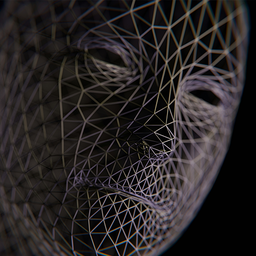
#> input picture images/face.png, 256 x 256 px, shrunk from 512 x 512 before the run
$ python average.py
#> lines starting #> are read from the running program, lines starting #| are printed output that depends on the picture
### inc/image_classes.py
#!/usr/bin/env python

# Gemini chat.
# https://gemini.google.com/app/cfb5981279bb0192

import cv2
import numpy as np

EPSILON = 1e-6

class Pixel:
    """
    A simple wrapper class for a pixel's data, providing intuitive
    attribute-based access to its color channels (r, g, b).

    This class is designed to make the code inside the main loop
    more readable and closer to the user's intent.
    """

    def __init__(self, *args):
        """
        Initializes the Pixel object. It can be initialized with a NumPy array
        or with individual r, g, b, (a) values.

        Args:
            *args: Either a NumPy array representing a pixel, or a sequence
                   of numeric values for the color channels (e.g., r, g, b).
        """
        if len(args) == 1 and isinstance(args[0], np.ndarray):
            self._data = args[0]
        elif len(args) >= 3 and all(isinstance(val, (int, float)) for val in args):
            # Assumes BGR format for OpenCV compatibility
            if len(args) == 3:
                self._data = np.array([args[2], args[1], args[0]], dtype=np.float32)
            elif len(args) == 4:
                self._data = np.array([args[2], args[1], args[0], args[3]], dtype=np.float32)
            else:
                raise ValueError("Pixel can be initialized with 3 or 4 channel values.")
        else:
            raise TypeError("Pixel must be initialized with a NumPy array or 3/4 numeric values.")

    @property
    def r(self):
        """Red channel value (0.0-1.0)."""
        return self._data[2]  # OpenCV loads as BGR by default

    @r.setter
    def r(self, value):
        """Sets the Red channel value."""
        self._data[2] = value

    @property
    def g(self):
        """Green channel value (0.0-1.0)."""
        return self._data[1]

    @g.setter
    def g(self, value):
        """Sets the Green channel value."""
        self._data[1] = value

    @property
    def b(self):
        """Blue channel value (0.0-1.0)."""
        return self._data[0]

    @b.setter
    def b(self, value):
        """Sets the Blue channel value."""
        self._data[0] = value

    # Add an 'a' property if the image has an alpha channel
    @property
    def a(self):
        """Alpha channel value (0.0-1.0). Returns None if no alpha channel."""
        if len(self._data) > 3:
            return self._data[3]
        return None

    @a.setter
    def a(self, value):
        """Sets the Alpha channel value."""
        if len(self._data) > 3:
            self._data[3] = value
        else:
            print("Warning: Image does not have an alpha channel to set.")

    # --- New Methods for Operator Overloading ---

    # [49 lines left out: functions __add__, __iadd__, __sub__, __isub__, __mul__, __imul__ and 3 more, not called in this run]

    def __repr__(self):
        """String representation for printing."""
        return f"Pixel(r={self.r:.2f}, g={self.g:.2f}, b={self.b:.2f})"

    def premultiply(self):
        self.r *= self.a
        self.g *= self.a
        self.b *= self.a

    # [9 lines left out: function unpremultiply, not called in this run]


class Image:
    """
    A custom class to abstract image loading, pixel data, and display.
    This simplifies the demonstration of image manipulation concepts.
    """

    def __init__(self, path_to_image):
        """
        Loads an image from a given path and normalizes pixel values
        to a 0.0-1.0 range.

        Args:
            path_to_image (str): The file path to the image.
        """
        self.path = path_to_image
        self.original_image = cv2.imread(path_to_image, cv2.IMREAD_UNCHANGED)

        if self.original_image is None:
            raise FileNotFoundError(f"Error: Could not find or load image at '{path_to_image}'.")

        # Store the original dimensions to reshape the data later.
        self.height, self.width = self.original_image.shape[:2]
        self.channels = self.original_image.shape[2] if len(self.original_image.shape) > 2 else 1

        # Convert the image to float32 and normalize to a 0.0-1.0 range.
        self._data = self.original_image.astype(np.float32) / 255.0

    def data(self):
        """
        Returns the pixel data as a list of Pixel objects, allowing for
        intuitive, component-wise access (e.g., pixel.r = 0.5).

        Returns:
            list[Pixel]: A list of Pixel objects.
        """
        # We flatten the internal data for easy iteration and wrap each
        # pixel's sub-array in our custom Pixel class.
        return [Pixel(pixel) for pixel in self._data.reshape(-1, self.channels)]

    def show(self, title="Final Image"):
        """
        Displays the image based on its current internal data and handles
        window closure from a keypress.

        Args:
            title (str, optional): The title of the display window.
        """
        # Clip values to ensure they are within the valid 0.0-1.0 range.
        data_to_show = np.clip(self._data, 0.0, 1.0)

        # De-normalize and convert to uint8 for display with OpenCV.
        final_image = (data_to_show * 255).astype(np.uint8)

        cv2.imshow(title, final_image)
        cv2.waitKey(0)
        cv2.destroyAllWindows()

### average.py
from inc.image_classes import Image

image_one = Image("./images/face.png")
#> in __init__, self.original_image is the input picture: shape (256, 256, 4); mean B, G, R, A 35.9, 35.7, 39.8, 255
image_two = Image("./images/checkout.png")
#> call 2 of __init__, with path_to_image = './images/checkout.png'
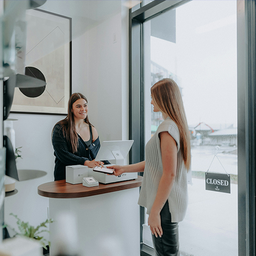
#> input picture images/checkout.png, 256 x 256 px, shrunk from 512 x 512 before the run
#> in __init__, self.original_image is the input picture: shape (256, 256, 4); mean B, G, R, A 159, 158.7, 154, 255

for background, foreground in zip(image_one.data(), image_two.data()):
    # Pre-multiplying the data is a good practice for accurate results
    background.premultiply()
    foreground.premultiply()

    # The Average blend mode calculation for each color channel.
    # The formula is (Foreground + Background) / 2
    background.r = (background.r + foreground.r) / 2
    background.g = (background.g + foreground.g) / 2
    background.b = (background.b + foreground.b) / 2

    # Standard over operation for the alpha channel
    # This combines the transparency of the two images correctly
    background.a = foreground.a + background.a * (1 - foreground.a)

image_one.show(title="Average operation")
#> in show, `data_to_show = np.clip(self._data, 0.0, 1.0)`:
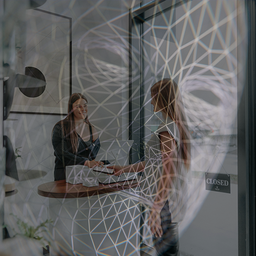
#> self._data: shape (256, 256, 4) float32; mean B, G, R, A 0.382, 0.381, 0.38, 1
